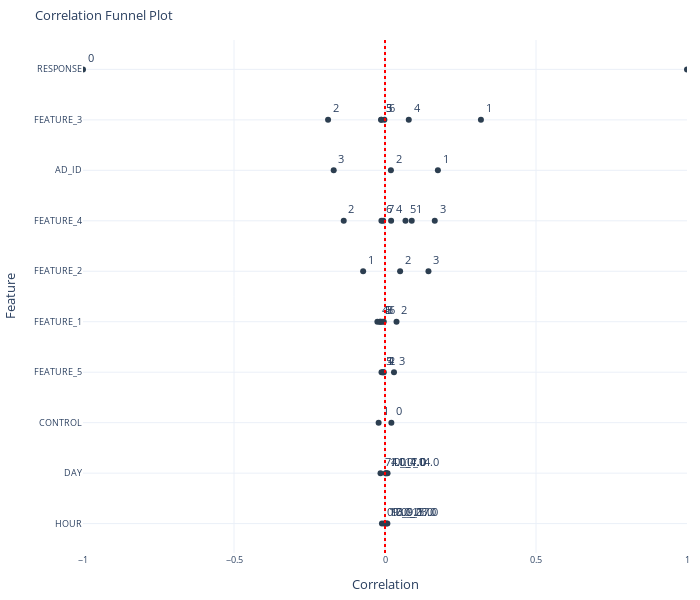

The code cell stored with this chart in its notebook:
### Markdown cell above
### 3.4. Correlation Funnel<a id='34'></a>

### Code cell
# Step 1: Binarize the dataset
binarized_df = df_viz.binarize(thresh_infreq=0.0)
print(binarized_df)
# Step 2: Correlate with the target
correlation_df = binarized_df.correlate('RESPONSE__1')

# Step 3: Add label column manually for display
#correlation_df['label'] = correlation_df['bin'].astype(str)

# Step 4: Plot funnel and store the figure
fig = correlation_df.plot_correlation_funnel(
    engine='plotly',
    height=600,
    width=700
)

# Step 5: Add vertical red dotted line at x=0
fig.add_shape(
    type='line',
    x0=0,
    y0=0,
    x1=0,
    y1=1,
    xref='x',
    yref='paper',
    line=dict(color='red', width=2, dash='dot')
)

# Step 6: Add labels to each point
fig.update_traces(
    #text=correlation_df['label'],
    textposition='top right',
    mode='markers+text',
   
)

# Show the updated plot
fig.show()

### Figure 1 — Plotly figure (JSON) as saved in the notebook; plotly's stock layout.template omitted (floating-point values rounded to 4 significant figures)
{"data": [{"customdata": [["1"], ["0"], ["1"], ["2"], ["1"], ["3"], ["3"], ["3"], ["2"], ["1"], ["4"], ["1"], ["5"], ["2"], ["2"], ["3"], ["4"], ["1"], ["0"], ["4"], ["2"], ["5"], ["1"], ["7.0_11.0"], ["3"], ["6"], ["5"], ["5"], ["0.0_9.0"], ["3"], ["11.0_14.0"], ["9.0_13.0"], ["1"], ["4"], ["7"], ["4.0_7.0"], ["13.0_17.0"], ["6"], ["2"], ["1.0_4.0"], ["17.0_23.0"], ["6"]], "hoverlabel": {"font": {"size": 8.8}}, "hovertemplate": "correlation=%{x:.3f}<br>feature=%{y}<br>bin=%{customdata[0]}<extra></extra>", "legendgroup": "", "marker": {"color": "#2c3e50", "opacity": 1, "symbol": "circle"}, "mode": "markers+text", "name": "", "orientation": "h", "showlegend": false, "text": ["1", "0", "1", "2", "1", "3", "3", "3", "2", "1", "4", "1", "5", "2", "2", "3", "4", "1", "0", "4", "2", "5", "1", "7.0_11.0", "3", "6", "5", "5", "0.0_9.0", "3", "11.0_14.0", "9.0_13.0", "1", "4", "7", "4.0_7.0", "13.0_17.0", "6", "2", "1.0_4.0", "17.0_23.0", "6"], "textposition": "top right", "type": "scatter", "x": [1.0, -1.0, 0.3176, -0.1885, 0.1751, -0.1698, 0.1648, 0.1439, -0.1366, 0.08847, 0.07872, -0.07235, 0.06777, 0.05003, 0.03813, 0.02978, -0.02524, -0.02109, 0.02109, 0.02028, 0.01955, -0.01671, -0.01578, -0.01487, -0.01308, -0.01182, -0.01182, -0.01149, -0.01015, -0.009894, 0.008487, 0.007915, -0.007687, -0.00653, -0.006077, 0.004488, 0.004182, -0.00405, -0.003998, 0.002142, -0.002087, -0.002025], "xaxis": "x", "y": ["RESPONSE", "RESPONSE", "FEATURE_3", "FEATURE_3", "AD_ID", "AD_ID", "FEATURE_4", "FEATURE_2", "FEATURE_4", "FEATURE_4", "FEATURE_3", "FEATURE_2", "FEATURE_4", "FEATURE_2", "FEATURE_1", "FEATURE_5", "FEATURE_1", "CONTROL", "CONTROL", "FEATURE_4", "AD_ID", "FEATURE_1", "FEATURE_1", "DAY", "FEATURE_3", "FEATURE_4", "FEATURE_3", "FEATURE_5", "HOUR", "FEATURE_1", "DAY", "HOUR", "FEATURE_5", "FEATURE_5", "FEATURE_4", "DAY", "HOUR", "FEATURE_1", "FEATURE_5", "DAY", "HOUR", "FEATURE_3"], "yaxis": "y"}], "layout": {"autosize": true, "font": {"size": 11}, "height": 600, "legend": {"font": {"size": 8.8}, "title": {"font": {"size": 8.8}}, "tracegroupgap": 0}, "margin": {"b": 40, "l": 10, "r": 10, "t": 40}, "shapes": [{"line": {"color": "red", "dash": "dot", "width": 2}, "type": "line", "x0": 0, "x1": 0, "xref": "x", "y0": 0, "y1": 1, "yref": "paper"}], "showlegend": false, "title": {"font": {"size": 13.2}, "text": "Correlation Funnel Plot"}, "width": 700, "xaxis": {"anchor": "y", "domain": [0, 1], "range": [-1, 1], "showticklabels": true, "tickfont": {"size": 8.8}, "title": {"text": "Correlation"}, "visible": true}, "yaxis": {"anchor": "x", "autorange": "reversed", "domain": [0, 1], "tickfont": {"size": 8.8}, "title": {"text": "Feature"}}}}
